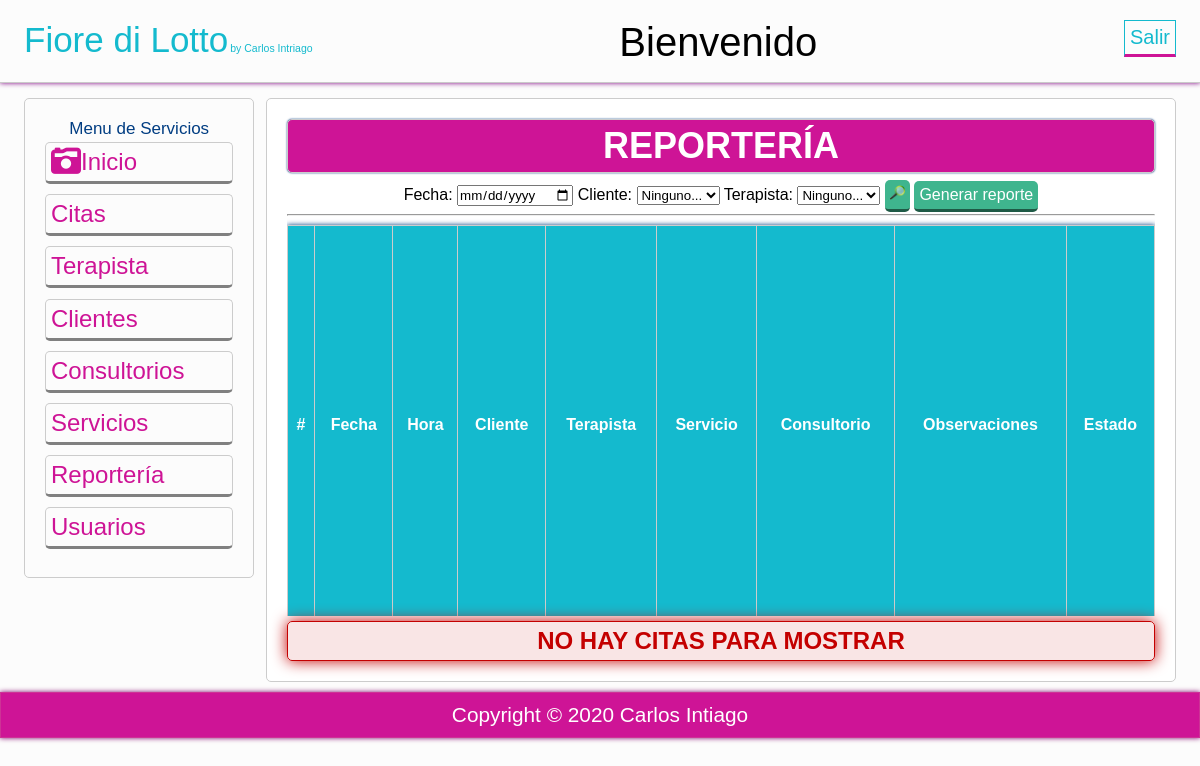
Page /vista/reporte_vista.php on the earlier database version.
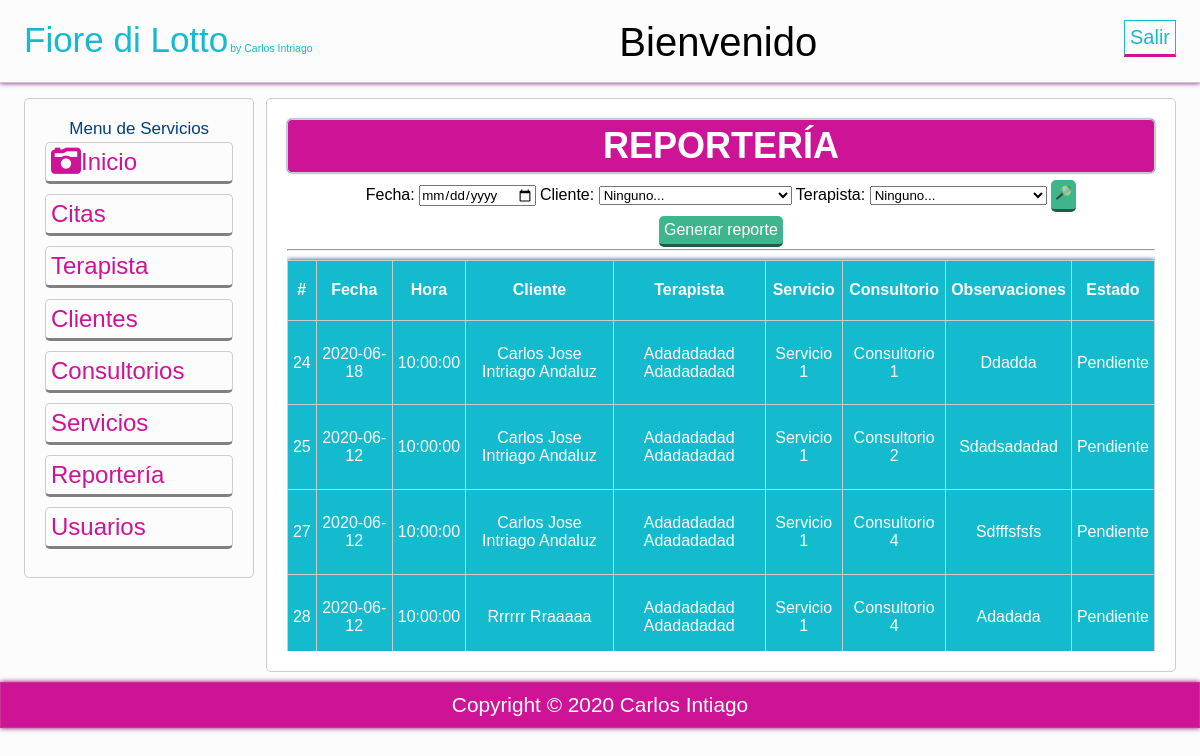
Same page on the later database version.
### tables this page shows
CREATE TABLE `citas` (
  `idcita` int(11) NOT NULL,
  `citfecha` date NOT NULL,
  `cithora` time NOT NULL,
  `citPaciente` varchar(50) NOT NULL,
  `citMedico` varchar(50) NOT NULL,
  `citEspecialidades` varchar(50) NOT NULL,
  `citConsultorio` varchar(50) NOT NULL,
  `citestado` enum('Pendiente','Atendido') NOT NULL,
  `citobservaciones` varchar(60) NOT NULL,
  `consultorios_idConsultorio` int(11) DEFAULT NULL,
  `pacientes_idPaciente` int(11) DEFAULT NULL,
  `usuarios_id` int(11) DEFAULT NULL,
  `medicos_idMedico` int(11) DEFAULT NULL
);

### vista/reporte_vista.php (the view, shortened to what this page needs)
<?php
$mensaje='';
try{
	$conexion = new PDO('mysql:host=localhost;dbname=centromedico','root','');
}catch(PDOException $e){
	echo "Error: ". $e->getMessage();
}
$consulta = $conexion -> prepare("SELECT * FROM citas order by idcita");
$consulta ->execute();
$consulta = $consulta ->fetchAll();
if(!$consulta){
	$mensaje .= 'NO HAY CITAS PARA MOSTRAR';
}
?>
<?php include 'plantillas/header.php'; ?>
<section class="main">
    <div class="wrapp">
        <?php include 'plantillas/nav.php'; ?>
        <article>
            <div class="mensaje">
                <h2>REPORTERÍA</h2>
            </div>
            <div class="wrapp">
                <center>
                    <label>Fecha:</label>
                    <input type="date" name="fecha" placeholder="Fecha:" value="<?php echo $cita['citfecha'];?>" />
                    <label>Cliente: </label>
                    <select name="x_paciente" class="mayusculas">
                        <option value="<?php echo $cita['citPaciente'];?>">Ninguno...</option>
                    </select>
                    <label>Terapista: </label>
                    <select name="x_medico" class="mayusculas">
                        <option value="<?php echo $cita['citMedico'];?>">Ninguno...</option>
                    </select>
                    <a href="" class="agregar" target="reporte_vista.php"><img src="img/buscar.png" alt="imagen buscar"
                            width="15" height="15"></a>
                    <a href="generar_reporte.php" class="agregar" target="_blank">Generar reporte</a>
                </center>
            </div>
            <hr>
            <div id="div1">
                <table class="tabla">
                    <tr>
                        <th>#</th>
                        <th>Fecha</th>
                        <th>Hora</th>
                        <th>Cliente</th>
                        <th>Terapista</th>
                        <th>Servicio</th>
                        <th>Consultorio</th>
                        <th>Observaciones</th>
                        <th>Estado</th>
                    </tr>
                    <?php foreach ($consulta as $Sql): ?>
                    <tr>
                        <?php echo "<td class='mayusculas'>". $Sql['idcita']. "</td>"; ?>
                        <?php echo "<td class='mayusculas'>". $Sql['citfecha']. "</td>"; ?>
                        <?php echo "<td class='mayusculas'>". $Sql['cithora']. "</td>"; ?>
                        <?php echo "<td class='mayusculas'>". $Sql['citPaciente']. "</td>"; ?>
                        <?php echo "<td class='mayusculas'>". $Sql['citMedico']. "</td>"; ?>
                        <?php echo "<td class='mayusculas'>". $Sql['citEspecialidades']. "</td>"; ?>
                        <?php echo "<td class='mayusculas'>". $Sql['citConsultorio']. "</td>"; ?>
                        <?php echo "<td class='mayusculas'>". $Sql['citobservaciones']. "</td>"; ?>
                        <?php echo "<td class='mayusculas'>". $Sql['citestado']. "</td>"; ?>
                    </tr>
                    <?php endforeach; ?>
                </table>
            </div>
            <?php  if(!empty($mensaje)): ?>
            <ul>
                <?php echo $mensaje; ?>
            </ul>
            <?php  endif; ?>
        </article>
</section>
<?php include 'plantillas/footer.php'; ?>
</body>
</html>

Differences in the rows shown:
added citas: idcita "24", citfecha "2020-06-18", cithora "10:00:00", citPaciente "Carlos Jose Intriago Andaluz", citMedico "Adadadadad Adadadadad", citEspecialidades "Servicio 1", citConsultorio "Consultorio 1", citobservaciones "Ddadda", citestado "Pendiente"
added citas: idcita "25", citfecha "2020-06-12", cithora "10:00:00", citPaciente "Carlos Jose Intriago Andaluz", citMedico "Adadadadad Adadadadad", citEspecialidades "Servicio 1", citConsultorio "Consultorio 2", citobservaciones "Sdadsadadad", citestado "Pendiente"
added citas: idcita "27", citfecha "2020-06-12", cithora "10:00:00", citPaciente "Carlos Jose Intriago Andaluz", citMedico "Adadadadad Adadadadad", citEspecialidades "Servicio 1", citConsultorio "Consultorio 4", citobservaciones "Sdfffsfsfs", citestado "Pendiente"
added citas: idcita "28", citfecha "2020-06-12", cithora "10:00:00", citPaciente "Rrrrrr Rraaaaa", citMedico "Adadadadad Adadadadad", citEspecialidades "Servicio 1", citConsultorio "Consultorio 4", citobservaciones "Adadada", citestado "Pendiente"
Other differences:
$mensaje: "NO HAY CITAS PARA MOSTRAR" → (not shown)
